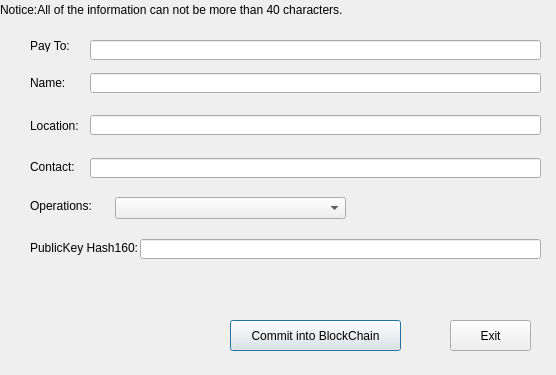
<?xml version="1.0" encoding="UTF-8"?>
<ui version="4.0">
 <class>OpennameDialog</class>
 <widget class="QDialog" name="OpennameDialog">
  <property name="geometry">
   <rect>
    <x>0</x>
    <y>0</y>
    <width>556</width>
    <height>375</height>
   </rect>
  </property>
  <property name="windowTitle">
   <string>Insert your Opennames into blockchain</string>
  </property>
  <widget class="QPushButton" name="insertButton">
   <property name="geometry">
    <rect>
     <x>230</x>
     <y>320</y>
     <width>171</width>
     <height>31</height>
    </rect>
   </property>
   <property name="text">
    <string>Commit into BlockChain</string>
   </property>
   <property name="icon">
    <iconset resource="../fedoracoin.qrc">
     <normaloff>:/icons/add</normaloff>:/icons/add</iconset>
   </property>
  </widget>
  <widget class="QDialogButtonBox" name="buttonBox">
   <property name="geometry">
    <rect>
     <x>610</x>
     <y>415</y>
     <width>81</width>
     <height>26</height>
    </rect>
   </property>
   <property name="standardButtons">
    <set>QDialogButtonBox::NoButton</set>
   </property>
   <property name="centerButtons">
    <bool>true</bool>
   </property>
  </widget>
  <widget class="QLineEdit" name="txtName">
   <property name="geometry">
    <rect>
     <x>90</x>
     <y>73</y>
     <width>451</width>
     <height>20</height>
    </rect>
   </property>
   <property name="toolTip">
    <string>Your Name</string>
   </property>
   <property name="statusTip">
    <string>Your Name</string>
   </property>
  </widget>
  <widget class="QLabel" name="lblName">
   <property name="geometry">
    <rect>
     <x>30</x>
     <y>77</y>
     <width>54</width>
     <height>12</height>
    </rect>
   </property>
   <property name="text">
    <string>Name:</string>
   </property>
  </widget>
  <widget class="QLabel" name="lblLocation">
   <property name="geometry">
    <rect>
     <x>30</x>
     <y>120</y>
     <width>54</width>
     <height>12</height>
    </rect>
   </property>
   <property name="text">
    <string>Location:</string>
   </property>
  </widget>
  <widget class="QPushButton" name="pushButton">
   <property name="geometry">
    <rect>
     <x>450</x>
     <y>320</y>
     <width>81</width>
     <height>31</height>
    </rect>
   </property>
   <property name="maximumSize">
    <size>
     <width>16777215</width>
     <height>16177186</height>
    </size>
   </property>
   <property name="text">
    <string>Exit</string>
   </property>
   <property name="icon">
    <iconset resource="../fedoracoin.qrc">
     <normaloff>:/icons/quit</normaloff>:/icons/quit</iconset>
   </property>
  </widget>
  <widget class="QLineEdit" name="txtLocation">
   <property name="geometry">
    <rect>
     <x>90</x>
     <y>115</y>
     <width>451</width>
     <height>20</height>
    </rect>
   </property>
  </widget>
  <widget class="QLabel" name="lblContact">
   <property name="geometry">
    <rect>
     <x>30</x>
     <y>161</y>
     <width>54</width>
     <height>12</height>
    </rect>
   </property>
   <property name="text">
    <string>Contact:</string>
   </property>
  </widget>
  <widget class="QLineEdit" name="txtContact">
   <property name="geometry">
    <rect>
     <x>90</x>
     <y>158</y>
     <width>451</width>
     <height>20</height>
    </rect>
   </property>
  </widget>
  <widget class="QLabel" name="lblNotice">
   <property name="geometry">
    <rect>
     <x>0</x>
     <y>0</y>
     <width>561</width>
     <height>20</height>
    </rect>
   </property>
   <property name="text">
    <string>Notice:All of the information can not be more than 40 characters.</string>
   </property>
  </widget>
  <widget class="QLabel" name="lblOperations">
   <property name="geometry">
    <rect>
     <x>30</x>
     <y>198</y>
     <width>71</width>
     <height>16</height>
    </rect>
   </property>
   <property name="text">
    <string>Operations:</string>
   </property>
  </widget>
  <widget class="QComboBox" name="cmbOpt">
   <property name="geometry">
    <rect>
     <x>115</x>
     <y>197</y>
     <width>231</width>
     <height>22</height>
    </rect>
   </property>
  </widget>
  <widget class="QLabel" name="lblPayTo">
   <property name="geometry">
    <rect>
     <x>30</x>
     <y>40</y>
     <width>74</width>
     <height>12</height>
    </rect>
   </property>
   <property name="text">
    <string>Pay To:</string>
   </property>
  </widget>
  <widget class="QLineEdit" name="txtPayAdress">
   <property name="geometry">
    <rect>
     <x>90</x>
     <y>40</y>
     <width>451</width>
     <height>20</height>
    </rect>
   </property>
   <property name="toolTip">
    <string>Your Name</string>
   </property>
   <property name="statusTip">
    <string>Your Name</string>
   </property>
  </widget>
  <widget class="QLabel" name="lblNamePrivkey">
   <property name="geometry">
    <rect>
     <x>30</x>
     <y>240</y>
     <width>111</width>
     <height>16</height>
    </rect>
   </property>
   <property name="text">
    <string>PublicKey Hash160:</string>
   </property>
  </widget>
  <widget class="QLineEdit" name="txtNameAddress">
   <property name="geometry">
    <rect>
     <x>140</x>
     <y>239</y>
     <width>401</width>
     <height>20</height>
    </rect>
   </property>
   <property name="toolTip">
    <string>Your Name</string>
   </property>
   <property name="statusTip">
    <string>Your Name</string>
   </property>
  </widget>
 </widget>
 <resources>
  <include location="../fedoracoin.qrc"/>
 </resources>
 <connections/>
</ui>
